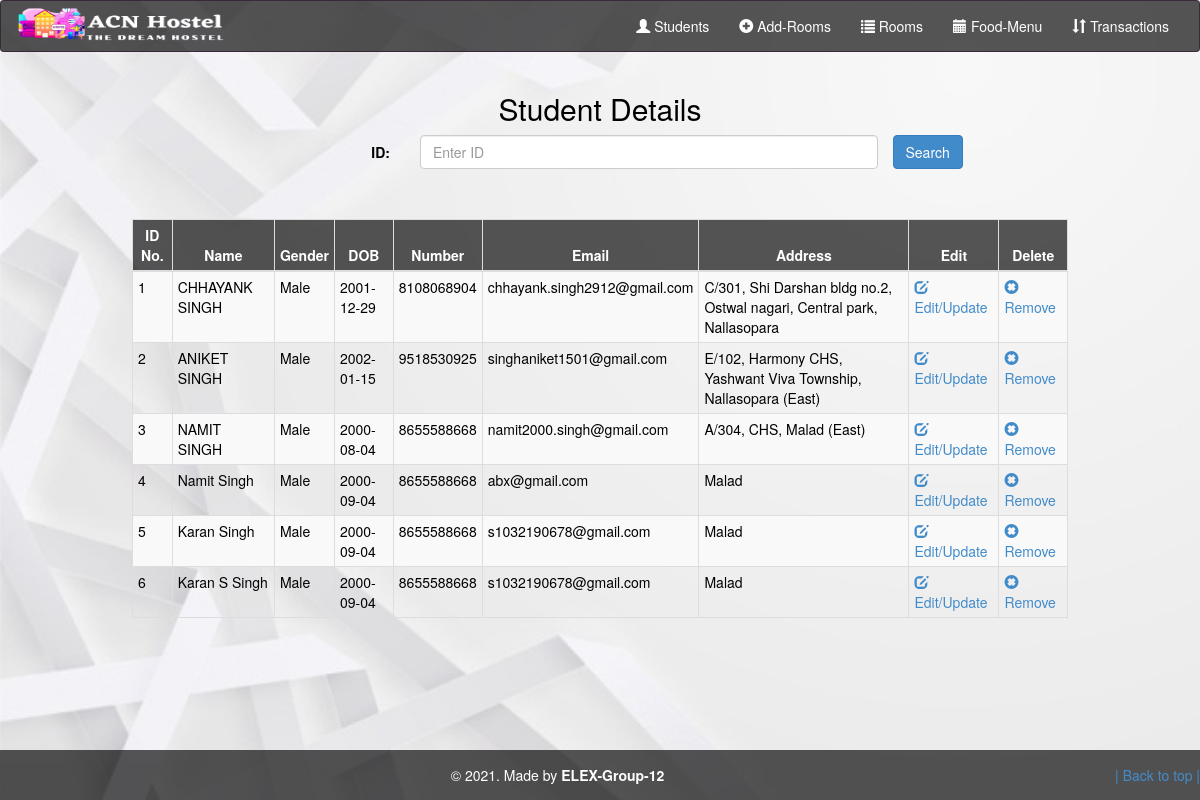
The page /admin/student.php on the database its author committed.
### tables this page shows
CREATE TABLE `student` (
  `id` int(20) NOT NULL,
  `name` text NOT NULL,
  `gender` text NOT NULL,
  `dob` date NOT NULL,
  `number` varchar(10) NOT NULL,
  `email` varchar(50) NOT NULL,
  `password` varchar(15) NOT NULL,
  `address` varchar(650) NOT NULL
);

### admin/student.php (the view, shortened to what this page needs)
<?php include "layouts/header2.php"?>
<body>
<section>
    <div class="container">
        <h2 class="text-center pt-4" style="color: black;">Student Details</h2>
        <form class="form-horizontal" method="POST" action="" >
        <div class="form-group">
        <label class="control-label col-sm-2 col-sm-offset-2" for="id" style="color: black;">ID:</label>
            <div class="col-sm-5">
                <input type="text" class="form-control" id="id" placeholder="Enter ID" name="get_id" required>
            </div>
                <button type="submit" name="search" class="btn btn-primary">Search</button>
        <div class="table-responsive-sm">
            <table class="table table-hover table-striped table-condensed table-bordered">
                <thead style="background-color: #000000a8;">
                    <tr>
                        <th class="text-center">ID No.</S></th>
                        <th class="text-center">Name</th>
                        <th class="text-center">Gender</th>
                        <th class="text-center">DOB</th>
                        <th class="text-center">Number</th>
                        <th class="text-center">Email</th>
                        <th class="text-center">Address</th>
                        <th class="text-center">Edit</th>
                        <th class="text-center">Delete</th>
                    </tr>
                </thead>
                <tbody>
                    <?php
                    include 'config.php';
                    ?>
                    <?php
                    $sql = "SELECT * FROM `student`";
                    $query = mysqli_query($conn, $sql);
                    while ($rows = mysqli_fetch_assoc($query)) {
                    ?>
                        <tr style="color: black;">
                            <td class="py-2"><?php echo $rows['id']; ?></td>
                            <td class="py-2"><?php echo $rows['name']; ?></td>
                            <td class="py-2"><?php echo $rows['gender']; ?></td>
                            <td class="py-2"><?php echo $rows['dob']; ?></td>
                            <td class="py-2"><?php echo $rows['number']; ?></td>
                            <td class="py-2"><?php echo $rows['email']; ?></td>
                            <td class="py-2"><?php echo $rows['address']; ?></td>
                            <td class="py-2"><a href="update.php?id=<?php echo $rows['id'];?>&name=<?php echo $rows['name'];?>&gender=<?php echo $rows['gender'];?>&dob=<?php echo $rows['dob'];?>&number=<?php echo $rows['number'];?>&address=<?php echo $rows['address'];?>&email=<?php echo $rows['email'];?>"><span class="glyphicon glyphicon-edit"></span> Edit/Update</a></td>
                            <td class="py-2"><a href="delete.php?a=<?php echo $rows['id']; ?>"><span class="glyphicon glyphicon-remove-sign"></span> Remove</a></td>
                        </tr>
                    <?php
                    }
                    ?>
                </tbody>
            </table>
        </div>
    </div>
    </section>
</body>
<?php include "layouts/footer.php"?>

### admin/layouts/header2.php (style rules this page uses)
body { display: flex; flex-direction: column; height: 100vh; }

### admin/student.php (style rules this page uses)
body { color: white; background: url(images/b7.jpg) no-repeat center center fixed; -webkit-background-size: cover; -moz-background-size: cover; -o-background-size: cover; background-size: cover; }
.table { width: 80%; margin-left: auto; margin-right: auto; margin-top: 50px; }

### rows shown on the page
student: id "1", name "CHHAYANK SINGH", gender "Male", dob "2001-12-29", number "8108068904", email "chhayank.singh2912@gmail.com", address "C/301, Shi Darshan bldg no.2, Ostwal nagari, Central park, Nallasopara"
student: id "2", name "ANIKET SINGH", gender "Male", dob "2002-01-15", number "9518530925", email "singhaniket1501@gmail.com", address "E/102, Harmony CHS, Yashwant Viva Township, Nallasopara (East)"
student: id "3", name "NAMIT SINGH", gender "Male", dob "2000-08-04", number "8655588668", email "namit2000.singh@gmail.com", address "A/304, CHS, Malad (East)"
student: id "4", name "Namit Singh", gender "Male", dob "2000-09-04", number "8655588668", email "abx@gmail.com", address "Malad"
student: id "5", name "Karan Singh", gender "Male", dob "2000-09-04", number "8655588668", email "s1032190678@gmail.com", address "Malad"
student: id "6", name "Karan S Singh", gender "Male", dob "2000-09-04", number "8655588668", email "s1032190678@gmail.com", address "Malad"
